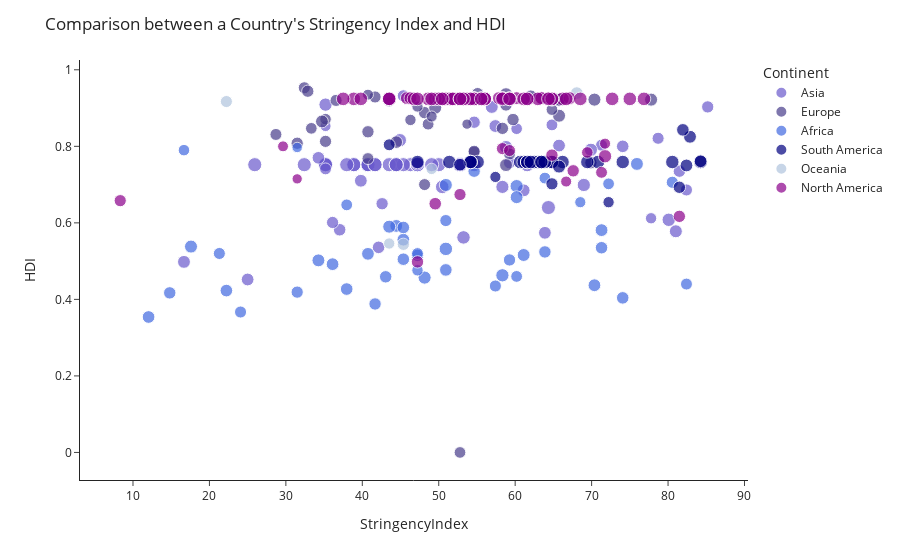

Notebook code for this chart:
### Code cell
figure1 = px.scatter(october_19_2020, x = "StringencyIndex", y = "HDI", size = "POP",
          hover_name = "COUNTRY", color = "Continent", color_discrete_sequence = ['slateblue', 'darkslateblue', 'royalblue', 'navy', 'lightsteelblue', 'darkmagenta'], template = "simple_white",
          size_max = 10)
figure1.update_layout(height = 200,
                 title_text = "Comparison between a Country's Stringency Index and HDI"
                 )
figure1.show()

### Figure 1 — Plotly figure (JSON) as saved in the notebook; plotly's stock layout.template omitted (floating-point values rounded to 4 significant figures)
{"data": [{"hovertemplate": "<b>%{hovertext}</b><br><br>Continent=Asia<br>StringencyIndex=%{x}<br>HDI=%{y}<br>POP=%{marker.size}<extra></extra>", "hovertext": ["Afghanistan", "Bahrain", "Bangladesh", "Bhutan", "Brunei", "Cambodia", "China", "China", "China", "China", "China", "China", "China", "China", "China", "China", "China", "China", "China", "China", "China", "China", "China", "China", "China", "China", "China", "China", "China", "China", "China", "China", "China", "China", "China", "China", "China", "China", "India", "Indonesia", "Iran", "Iraq", "Israel", "Japan", "Jordan", "Kazakhstan", "Kuwait", "Laos", "Lebanon", "Malaysia", "Mongolia", "Myanmar", "Nepal", "Oman", "Pakistan", "Palestine", "Philippines", "Qatar", "Russia", "Saudi Arabia", "Singapore", "South Korea", "Sri Lanka", "Syria", "Taiwan", "Tajikistan", "Thailand", "Turkey", "United Arab Emirates", "Uzbekistan", "Vietnam", "Yemen"], "legendgroup": "Asia", "marker": {"color": "slateblue", "size": [17.48, 14.35, 18.92, 13.56, 12.99, 16.63, 21.09, 21.09, 21.09, 21.09, 21.09, 21.09, 21.09, 21.09, 21.09, 21.09, 21.09, 21.09, 21.09, 21.09, 21.09, 21.09, 21.09, 21.09, 21.09, 21.09, 21.09, 21.09, 21.09, 21.09, 21.09, 21.09, 21.09, 21.09, 21.09, 21.09, 21.09, 21.09, 21.05, 19.43, 18.25, 17.51, 15.97, 18.66, 16.14, 16.75, 15.27, 15.8, 15.74, 17.29, 15.0, 17.81, 17.19, 15.45, 19.21, 15.45, 18.51, 14.87, 18.8, 17.37, 15.58, 17.75, 16.88, 16.68, 16.99, 16.07, 18.06, 18.25, 16.11, 17.33, 18.39, 17.21], "sizemode": "area", "sizeref": 0.2109, "symbol": "circle"}, "mode": "markers", "name": "Asia", "orientation": "v", "showlegend": true, "type": "scatter", "x": [16.67, 60.19, 80.09, 77.78, 35.19, 37.04, 46.3, 38.89, 44.44, 47.22, 47.22, 35.19, 40.74, 35.19, 52.78, 52.78, 32.41, 25.93, 54.63, 35.19, 50, 43.52, 45.37, 40.74, 44.44, 49.07, 52.78, 38.89, 40.74, 47.22, 47.22, 41.67, 44.44, 37.96, 52.78, 47.22, 41.67, 61.57, 64.35, 50.46, 58.8, 61.11, 85.19, 35.19, 81.48, 74.07, 71.3, 36.11, 59.26, 65.74, 35.19, 81.02, 63.89, 78.7, 53.24, 82.41, 68.98, 64.81, 44.91, 57.41, 45.37, 56.94, 34.26, 42.13, 23.15, 42.59, 47.22, 69.91, 54.63, 39.81, 58.33, 25], "xaxis": "x", "y": [0.498, 0.846, 0.608, 0.612, 0.853, 0.582, 0.752, 0.752, 0.752, 0.752, 0.752, 0.752, 0.752, 0.752, 0.752, 0.752, 0.752, 0.752, 0.752, 0.752, 0.752, 0.752, 0.752, 0.752, 0.752, 0.752, 0.752, 0.752, 0.752, 0.752, 0.752, 0.752, 0.752, 0.752, 0.752, 0.752, 0.752, 0.752, 0.64, 0.694, 0.798, 0.685, 0.903, 0.909, 0.735, 0.8, 0.803, 0.601, 0.757, 0.802, 0.741, 0.578, 0.574, 0.821, 0.562, 0.686, 0.699, 0.856, 0.816, 0.853, 0.932, 0.903, 0.77, 0.536, null, 0.65, 0.755, 0.791, 0.863, 0.71, 0.694, 0.452], "yaxis": "y"}, {"hovertemplate": "<b>%{hovertext}</b><br><br>Continent=Europe<br>StringencyIndex=%{x}<br>HDI=%{y}<br>POP=%{marker.size}<extra></extra>", "hovertext": ["Albania", "Andorra", "Austria", "Azerbaijan", "Belarus", "Bosnia and Herzegovina", "Bulgaria", "Croatia", "Cyprus", "Czech Republic", "Denmark", "Estonia", "Faeroe Islands", "Finland", "France", "Georgia", "Germany", "Greece", "Hungary", "Iceland", "Ireland", "Italy", "Kosovo", "Latvia", "Liechtenstein", "Lithuania", "Luxembourg", "Malta", "Moldova", "Monaco", "Netherlands", "Norway", "Poland", "Portugal", "Romania", "San Marino", "Serbia", "Slovenia", "Switzerland", "Ukraine", "United Kingdom", "United Kingdom", "United Kingdom", "United Kingdom", "United Kingdom"], "legendgroup": "Europe", "marker": {"color": "darkslateblue", "size": [14.87, 11.25, 16.01, 16.13, 16.06, 15.0, 15.75, 15.23, 13.68, 16.19, 15.57, 14.1, 10.8, 15.53, 17.99, 15.2, 18.24, 16.16, 16.08, 12.74, 15.41, 17.92, 14.47, 14.45, 10.55, 14.82, 13.35, 13.0, 15.21, 10.58, 16.66, 15.51, 17.45, 16.14, 16.77, 10.43, 15.73, 14.55, 15.97, 17.59, 18.03, 18.03, 18.03, 18.03, 18.03], "sizemode": "area", "sizeref": 0.2109, "symbol": "circle"}, "mode": "markers", "name": "Europe", "orientation": "v", "showlegend": true, "type": "scatter", "x": [54.63, 53.7, 58.8, 69.91, 31.48, 40.74, 35.19, 28.7, 46.3, 48.15, 41.67, 35.19, 37.96, 36.57, 49.54, 59.26, 58.8, 59.72, 40.74, 40.74, 55.09, 65.74, 52.78, 33.33, 43.52, 48.61, 47.22, 49.07, 48.15, 62.04, 62.04, 32.41, 34.72, 58.33, 44.44, 29.63, 54.63, 64.81, 32.87, 58.8, 65.74, 65.74, 77.78, 64.81, 70.37], "xaxis": "x", "y": [0.785, 0.858, 0.908, 0.757, 0.808, 0.768, 0.813, 0.831, 0.869, 0.888, 0.929, 0.871, null, 0.92, 0.901, 0.78, 0.936, 0.87, 0.838, 0.935, 0.938, 0.88, 0, 0.847, 0.916, 0.858, 0.904, 0.878, 0.7, null, 0.931, 0.953, 0.865, 0.847, 0.811, null, 0.787, 0.896, 0.944, 0.751, 0.922, 0.922, 0.922, 0.922, 0.922], "yaxis": "y"}, {"hovertemplate": "<b>%{hovertext}</b><br><br>Continent=Africa<br>StringencyIndex=%{x}<br>HDI=%{y}<br>POP=%{marker.size}<extra></extra>", "hovertext": ["Algeria", "Angola", "Benin", "Botswana", "Burkina Faso", "Burundi", "Cameroon", "Cape Verde", "Central African Republic", "Chad", "Comoros", "Congo", "Cote d'Ivoire", "Democratic Republic of Congo", "Djibouti", "Egypt", "Eritrea", "Ethiopia", "Gabon", "Gambia", "Ghana", "Guinea", "Kenya", "Lesotho", "Liberia", "Libya", "Madagascar", "Malawi", "Mali", "Mauritania", "Mauritius", "Morocco", "Mozambique", "Namibia", "Niger", "Nigeria", "Rwanda", "Senegal", "Seychelles", "Sierra Leone", "Somalia", "South Africa", "South Sudan", "Sudan", "Tanzania", "Togo", "Tunisia", "Uganda", "Zambia", "Zimbabwe"], "legendgroup": "Africa", "marker": {"color": "royalblue", "size": [17.6, 17.31, 16.31, 14.67, 16.86, 16.29, 17.09, 13.23, 15.39, 16.61, 13.68, 15.52, 17.09, 18.31, 13.8, 18.44, 15.08, 18.56, 14.62, 14.7, 17.25, 16.39, 17.8, 14.58, 15.44, 15.74, 17.14, 16.77, 16.82, 15.35, 14.06, 17.42, 17.26, 14.75, 17.0, 19.14, 16.38, 16.63, 11.5, 15.89, 16.58, 17.9, 16.23, 17.6, 17.91, 15.93, 16.29, 17.64, 16.73, 16.51], "sizemode": "area", "sizeref": 0.2109, "symbol": "circle"}, "mode": "markers", "name": "Africa", "orientation": "v", "showlegend": true, "type": "scatter", "x": [75.93, 71.3, 47.22, 63.89, 22.22, 14.81, 45.37, 68.52, 24.07, 74.07, null, 50.93, 36.11, 48.15, 47.22, 60.19, 82.41, 58.33, 72.22, 60.19, 44.44, 43.06, 43.52, 47.22, 57.41, 80.56, 40.74, 50.93, 37.96, 21.3, 16.67, 60.19, 70.37, 37.96, 12.04, 50.93, 63.89, 45.37, 31.48, 31.48, 36.11, 50.93, 41.67, 34.26, 17.59, 59.26, 54.63, 61.11, 45.37, 71.3], "xaxis": "x", "y": [0.754, 0.581, 0.515, 0.717, 0.423, 0.417, 0.556, 0.654, 0.367, 0.404, 0.503, 0.606, 0.492, 0.457, 0.476, 0.696, 0.44, 0.463, 0.702, 0.46, 0.592, 0.459, 0.59, 0.52, 0.435, 0.706, 0.519, 0.477, 0.427, 0.52, 0.79, 0.667, 0.437, 0.647, 0.354, 0.532, 0.524, 0.505, 0.797, 0.419, null, 0.699, 0.388, 0.502, 0.538, 0.503, 0.735, 0.516, 0.588, 0.535], "yaxis": "y"}, {"hovertemplate": "<b>%{hovertext}</b><br><br>Continent=South America<br>StringencyIndex=%{x}<br>HDI=%{y}<br>POP=%{marker.size}<extra></extra>", "hovertext": ["Argentina", "Aruba", "Bolivia", "Brazil", "Brazil", "Brazil", "Brazil", "Brazil", "Brazil", "Brazil", "Brazil", "Brazil", "Brazil", "Brazil", "Brazil", "Brazil", "Brazil", "Brazil", "Brazil", "Brazil", "Brazil", "Brazil", "Brazil", "Brazil", "Brazil", "Brazil", "Brazil", "Brazil", "Brazil", "Brazil", "Brazil", "Chile", "Colombia", "Ecuador", "Guyana", "Paraguay", "Peru", "Suriname", "Uruguay", "Venezuela"], "legendgroup": "South America", "marker": {"color": "navy", "size": [17.63, 11.58, 16.27, 19.17, 19.17, 19.17, 19.17, 19.17, 19.17, 19.17, 19.17, 19.17, 19.17, 19.17, 19.17, 19.17, 19.17, 19.17, 19.17, 19.17, 19.17, 19.17, 19.17, 19.17, 19.17, 19.17, 19.17, 19.17, 19.17, 19.17, 19.17, 16.77, 17.75, 16.69, 13.58, 15.78, 17.31, 13.28, 15.06, 17.16], "sizemode": "area", "sizeref": 0.2109, "symbol": "circle"}, "mode": "markers", "name": "South America", "orientation": "v", "showlegend": true, "type": "scatter", "x": [82.87, 54.17, 81.48, 80.56, 70.83, 66.2, 69.44, 62.96, 62.5, null, 60.65, 61.11, 47.22, 63.43, 55.09, 63.43, 54.17, 63.43, 61.57, 61.57, 64.81, 54.17, 61.57, 84.26, 74.07, 62.04, 64.81, 63.89, 51.39, 54.17, 63.43, 81.94, 65.74, 52.78, 72.22, 64.81, 82.41, 57.41, 43.52, 84.26], "xaxis": "x", "y": [0.825, null, 0.693, 0.759, 0.759, 0.759, 0.759, 0.759, 0.759, 0.759, 0.759, 0.759, 0.759, 0.759, 0.759, 0.759, 0.759, 0.759, 0.759, 0.759, 0.759, 0.759, 0.759, 0.759, 0.759, 0.759, 0.759, 0.759, 0.759, 0.759, 0.759, 0.843, 0.747, 0.752, 0.654, 0.702, 0.75, 0.72, 0.804, 0.761], "yaxis": "y"}, {"hovertemplate": "<b>%{hovertext}</b><br><br>Continent=Oceania<br>StringencyIndex=%{x}<br>HDI=%{y}<br>POP=%{marker.size}<extra></extra>", "hovertext": ["Australia", "Fiji", "Guam", "New Zealand", "Papua New Guinea", "Solomon Islands"], "legendgroup": "Oceania", "marker": {"color": "lightsteelblue", "size": [17.05, 13.71, 12.04, 15.39, 16.01, 13.44], "sizemode": "area", "sizeref": 0.2109, "symbol": "circle"}, "mode": "markers", "name": "Oceania", "orientation": "v", "showlegend": true, "type": "scatter", "x": [68.06, 49.07, 66.67, 22.22, 45.37, 43.52], "xaxis": "x", "y": [0.939, 0.741, null, 0.917, 0.544, 0.546], "yaxis": "y"}, {"hovertemplate": "<b>%{hovertext}</b><br><br>Continent=North America<br>StringencyIndex=%{x}<br>HDI=%{y}<br>POP=%{marker.size}<extra></extra>", "hovertext": ["Bahamas", "Barbados", "Belize", "Bermuda", "Canada", "Canada", "Canada", "Canada", "Canada", "Canada", "Canada", "Canada", "Canada", "Canada", "Canada", "Canada", "Canada", "Canada", "Costa Rica", "Cuba", "Dominica", "Dominican Republic", "El Salvador", "Greenland", "Guatemala", "Haiti", "Honduras", "Jamaica", "Mexico", "Nicaragua", "Panama", "Puerto Rico", "Trinidad and Tobago", "United States", "United States", "United States", "United States", "United States", "United States", "United States", "United States", "United States", "United States", "United States", "United States", "United States", "United States", "United States", "United States", "United States", "United States", "United States", "United States", "United States", "United States", "United States", "United States", "United States", "United States", "United States", "United States", "United States", "United States", "United States", "United States", "United States", "United States", "United States", "United States", "United States", "United States", "United States", "United States", "United States", "United States", "United States", "United States", "United States", "United States", "United States", "United States", "United States", "United States", "United States", "United States", "United States Virgin Islands"], "legendgroup": "North America", "marker": {"color": "darkmagenta", "size": [12.88, 12.57, 12.89, 11.04, 17.45, 17.45, 17.45, 17.45, 17.45, 17.45, 17.45, 17.45, 17.45, 17.45, 17.45, 17.45, 17.45, 17.45, 15.44, 16.24, 11.18, 16.2, 15.69, 10.95, 16.7, 16.25, 16.11, 14.9, 18.67, 15.71, 15.28, 14.87, 14.15, 19.62, 19.62, 19.62, 19.62, 19.62, 19.62, 19.62, 19.62, 19.62, 19.62, 19.62, 19.62, 19.62, 19.62, 19.62, 19.62, 19.62, 19.62, 19.62, 19.62, 19.62, 19.62, 19.62, 19.62, 19.62, 19.62, 19.62, 19.62, 19.62, 19.62, 19.62, 19.62, 19.62, 19.62, 19.62, 19.62, 19.62, 19.62, 19.62, 19.62, 19.62, 19.62, 19.62, 19.62, 19.62, 19.62, 19.62, 19.62, 19.62, 19.62, 19.62, 19.62, 11.56], "sizemode": "area", "sizeref": 0.2109, "symbol": "circle"}, "mode": "markers", "name": "North America", "orientation": "v", "showlegend": true, "type": "scatter", "x": [71.76, 29.63, 66.67, 35.19, 45.83, 55.56, 63.43, 67.13, 58.33, 50.93, 60.19, 59.26, 57.87, 58.33, 64.35, 54.63, 46.3, 63.43, 58.33, 64.81, 31.48, 67.59, 52.78, 31.48, 49.54, 47.22, 81.48, 71.3, 71.76, 8.33, 59.26, 75.93, 69.44, 66.2, 56.02, 43.52, 50.93, 53.7, 61.57, 56.02, 64.81, 68.52, 52.78, 38.89, 59.26, 76.85, 43.52, 51.39, 54.63, 50.46, 54.63, 62.96, 58.33, 53.7, 49.54, 64.81, 52.78, 51.85, 46.76, 50, 51.85, 61.11, 48.61, 47.22, 43.52, 55.56, 75, 49.07, 72.69, 54.63, 37.5, 59.26, 53.24, 66.67, 54.63, 39.81, 54.17, 52.78, 53.24, 50.46, 61.57, 64.35, 56.02, 52.78, 55.56, 56.48], "xaxis": "x", "y": [0.807, 0.8, 0.708, null, 0.926, 0.926, 0.926, 0.926, 0.926, 0.926, 0.926, 0.926, 0.926, 0.926, 0.926, 0.926, 0.926, 0.926, 0.794, 0.777, 0.715, 0.736, 0.674, null, 0.65, 0.498, 0.617, 0.732, 0.774, 0.658, 0.789, null, 0.784, 0.924, 0.924, 0.924, 0.924, 0.924, 0.924, 0.924, 0.924, 0.924, 0.924, 0.924, 0.924, 0.924, 0.924, 0.924, 0.924, 0.924, 0.924, 0.924, 0.924, 0.924, 0.924, 0.924, 0.924, 0.924, 0.924, 0.924, 0.924, 0.924, 0.924, 0.924, 0.924, 0.924, 0.924, 0.924, 0.924, 0.924, 0.924, 0.924, 0.924, 0.924, 0.924, 0.924, 0.924, 0.924, 0.924, 0.924, 0.924, 0.924, 0.924, 0.924, 0.924, null], "yaxis": "y"}], "layout": {"autosize": true, "legend": {"itemsizing": "constant", "title": {"text": "Continent"}, "tracegroupgap": 0}, "margin": {"t": 60}, "title": {"text": "Comparison between a Country's Stringency Index and HDI"}, "xaxis": {"anchor": "y", "autorange": true, "domain": [0, 1], "range": [2.255, 91.28], "title": {"text": "StringencyIndex"}, "type": "linear"}, "yaxis": {"anchor": "x", "autorange": true, "domain": [0, 1], "range": [-0.09057, 1.045], "title": {"text": "HDI"}, "type": "linear"}}}
